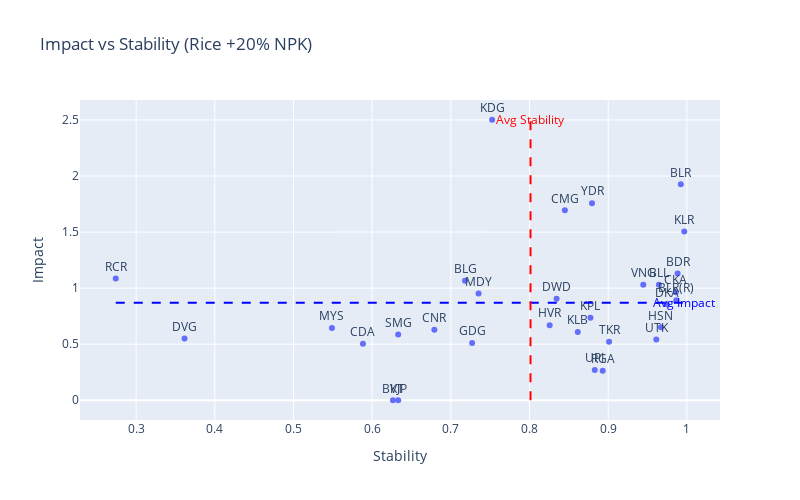

Notebook code cell kept with this figure:
### Code cell
import plotly.express as px

# Visualization function
def Calculate_and_visualize_1D(Working_Directory, crop, perturbation, what):
    calculate_and_visualize(perturbation, crop, Working_Directory, what, False)
    stability, stress, impact, stability_column_name, stress_column_name, impact_column_name = calculate_metrics(Working_Directory, crop, perturbation, what)
    
    # Add metrics to Working_Directory DataFrame
    Working_Directory[stability_column_name] = stability
    Working_Directory[stress_column_name] = stress
    Working_Directory[impact_column_name] = impact
    
    # Prepare data for Plotly
    for_plots = Working_Directory[[stability_column_name, impact_column_name, 'Abbreviation']].copy()
    for_plots.rename(columns={stability_column_name: 'stability', impact_column_name: 'Impact'}, inplace=True)

    # Create scatter plot with Plotly
    fig_increase = px.scatter(
        for_plots,
        x='stability',
        y='Impact',
        title=f'Impact vs Stability ({crop} +{perturbation}% {what})',
        labels={'stability': 'Stability', 'Impact': 'Impact'},
        text='Abbreviation',
        size_max=8,
        width=800,
        height=500
    )

    # Update hover labels
    fig_increase.update_traces(
        hoverlabel=dict(bgcolor='grey', font=dict(color='white')),
        textposition='top center'
    )

    # Calculate and add average lines
    avg_x_increase = for_plots['stability'].mean()
    avg_y_increase = for_plots['Impact'].mean()

    fig_increase.add_shape(
        type='line',
        x0=min(for_plots['stability']),
        x1=max(for_plots['stability']),
        y0=avg_y_increase,
        y1=avg_y_increase,
        line=dict(color='blue', width=2, dash='dash')
    )
    fig_increase.add_shape(
        type='line',
        x0=avg_x_increase,
        x1=avg_x_increase,
        y0=min(for_plots['Impact']),
        y1=max(for_plots['Impact']),
        line=dict(color='red', width=2, dash='dash')
    )

    # Add annotations for average lines
    fig_increase.add_annotation(
        x=avg_x_increase,
        y=max(for_plots['Impact']),
        text='Avg Stability',
        showarrow=False,
        font=dict(color='red')
    )
    fig_increase.add_annotation(
        x=max(for_plots['stability']),
        y=avg_y_increase,
        text='Avg Impact',
        showarrow=False,
        font=dict(color='blue')
    )

    # Add tooltips
    fig_increase.update_traces(
        hoverinfo='text+name',
        hovertext=["Impact: " + str(y) +
                   f"<br>Stability: {x}"
                   for x, y in zip(for_plots['stability'], for_plots['Impact'])]
    )

    # Show the plot
    fig_increase.show()

# Example usage
crop = 'Rice'
perturbation = 20
what = 'NPK'
Calculate_and_visualize_1D(Working_Directory, crop, perturbation, what)

### Figure 1 — Plotly figure (JSON) as saved in the notebook; plotly's stock layout.template omitted (floating-point values rounded to 4 significant figures)
{"data": [{"hoverinfo": "text+name", "hoverlabel": {"bgcolor": "grey", "font": {"color": "white"}}, "hovertemplate": "Stability=%{x}<br>Impact=%{y}<br>Abbreviation=%{text}<extra></extra>", "hovertext": ["Impact: 1.925355450236967<br>Stability: 0.9923100575163083", "Impact: 0.8920985556499574<br>Stability: 0.9865333060020338", "Impact: 0.2638522427440633<br>Stability: 0.8929943448325757", "Impact: 0.5037231712658783<br>Stability: 0.588294969031226", "Impact: 0.5517819021256167<br>Stability: 0.3615080178510899", "Impact: 1.5046296296296295<br>Stability: 0.9966388530500524", "Impact: 0.9636767976278725<br>Stability: 0.9857595890658725", "Impact: 0.5865331165221547<br>Stability: 0.6330580106833228", "Impact: 0.5222333154135627<br>Stability: 0.901085672714578", "Impact: 1.6936118625206953<br>Stability: 0.8448951620728838", "Impact: 0.8552810209068694<br>Stability: 0.9744502590444495", "Impact: 0.2692608355771736<br>Stability: 0.8829084923974775", "Impact: 0.6499425907240527<br>Stability: 0.9670627695448937", "Impact: 2.501651159287626<br>Stability: 0.7524856075252178", "Impact: 0.9523693635592979<br>Stability: 0.7351994983902669", "Impact: 0.6453488864485203<br>Stability: 0.5488747945128396", "Impact: 0.6280530355896721<br>Stability: 0.6790367592581428", "Impact: 1.0667297467784085<br>Stability: 0.7180165515134707", "Impact: 0.0<br>Stability: 0.6330744898492358", "Impact: 0.0<br>Stability: 0.6264185145438688", "Impact: 0.9061755273765041<br>Stability: 0.8343914163642137", "Impact: 0.5097823091760816<br>Stability: 0.7270323778288039", "Impact: 0.6697389612667635<br>Stability: 0.8255961639717202", "Impact: 0.5425510357495376<br>Stability: 0.9611292649890072", "Impact: 1.029277274149688<br>Stability: 0.9644259594520649", "Impact: 1.1296660117878194<br>Stability: 0.9881892612108569", "Impact: 0.6085192697768762<br>Stability: 0.8613150910306446", "Impact: 1.7573299979079404<br>Stability: 0.8793993009082297", "Impact: 1.0848150269528092<br>Stability: 0.27410560331834133", "Impact: 0.7363298494897436<br>Stability: 0.8774299735931415", "Impact: 1.029277274149688<br>Stability: 0.9445553103777212"], "legendgroup": "", "marker": {"color": "#636efa", "symbol": "circle"}, "mode": "markers+text", "name": "", "orientation": "v", "showlegend": false, "text": ["BLR", "BLR(R)", "RGA", "CDA", "DVG", "KLR", "CKA", "SMG", "TKR", "CMG", "DKA", "UPI", "HSN", "KDG", "MDY", "MYS", "CNR", "BLG", "VJP", "BKT", "DWD", "GDG", "HVR", "UTK", "BLL", "BDR", "KLB", "YDR", "RCR", "KPL", "VNG"], "textposition": "top center", "type": "scatter", "x": [0.9923, 0.9865, 0.893, 0.5883, 0.3615, 0.9966, 0.9858, 0.6331, 0.9011, 0.8449, 0.9745, 0.8829, 0.9671, 0.7525, 0.7352, 0.5489, 0.679, 0.718, 0.6331, 0.6264, 0.8344, 0.727, 0.8256, 0.9611, 0.9644, 0.9882, 0.8613, 0.8794, 0.2741, 0.8774, 0.9446], "xaxis": "x", "y": [1.925, 0.8921, 0.2639, 0.5037, 0.5518, 1.505, 0.9637, 0.5865, 0.5222, 1.694, 0.8553, 0.2693, 0.6499, 2.502, 0.9524, 0.6453, 0.6281, 1.067, 0, 0, 0.9062, 0.5098, 0.6697, 0.5426, 1.029, 1.13, 0.6085, 1.757, 1.085, 0.7363, 1.029], "yaxis": "y"}], "layout": {"annotations": [{"font": {"color": "red"}, "showarrow": false, "text": "Avg Stability", "x": 0.8012, "y": 2.502}, {"font": {"color": "blue"}, "showarrow": false, "text": "Avg Impact", "x": 0.9966, "y": 0.8703}], "height": 500, "legend": {"tracegroupgap": 0}, "shapes": [{"line": {"color": "blue", "dash": "dash", "width": 2}, "type": "line", "x0": 0.2741, "x1": 0.9966, "y0": 0.8703, "y1": 0.8703}, {"line": {"color": "red", "dash": "dash", "width": 2}, "type": "line", "x0": 0.8012, "x1": 0.8012, "y0": 0, "y1": 2.502}], "title": {"text": "Impact vs Stability (Rice +20% NPK)"}, "width": 800, "xaxis": {"anchor": "y", "domain": [0, 1], "title": {"text": "Stability"}}, "yaxis": {"anchor": "x", "domain": [0, 1], "title": {"text": "Impact"}}}}
